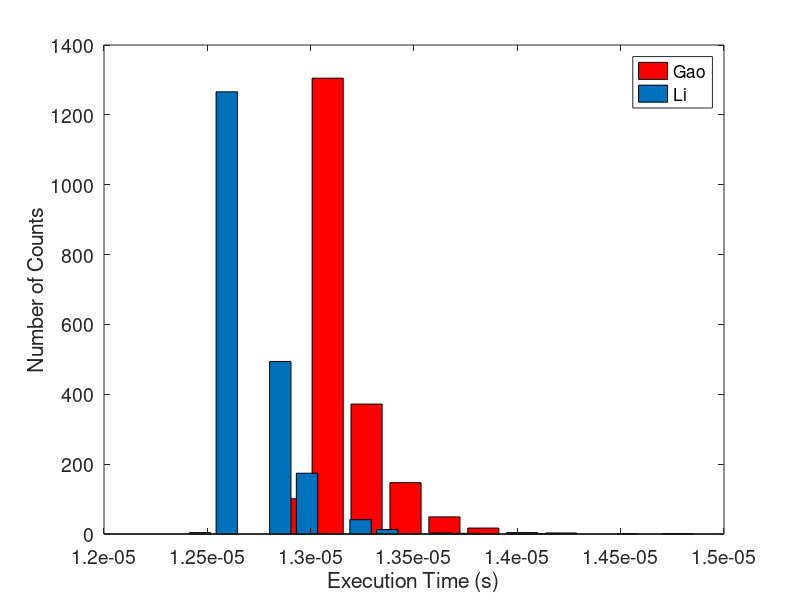
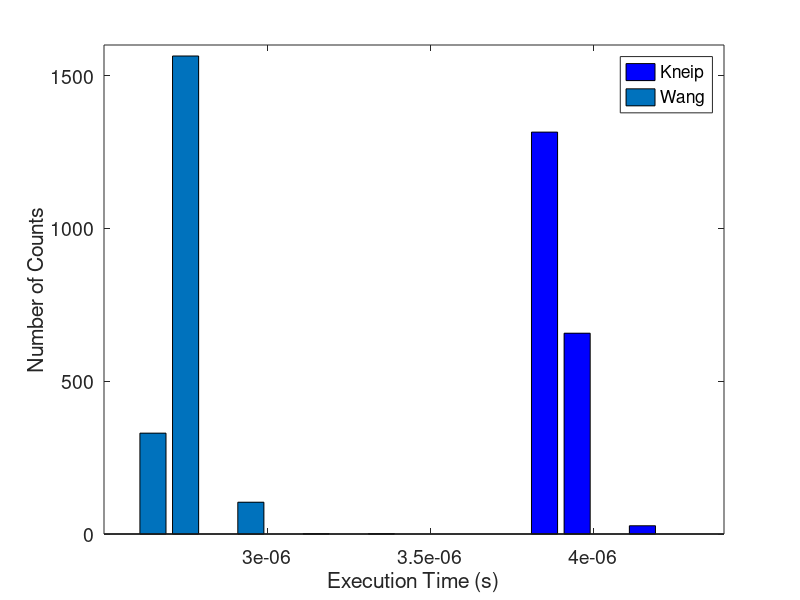

Source code (MATLAB) for these figures, in order:
% Author :  Ping Wang                                                        
% Contact:  pingwangsky@gmail.com  or  randolphingwp@163.com 
% This programe is implemented in matlab 2016A
% License:  Copyright (c) 2016 Ping Wang, NUAA, All rights reserved       
% Address:  Nanjing University of Aeronautics and Astronautics              
% My site:  http://pingwang.sxl.cn/  

clear;
clc;
close all;
addpath C++data;

Kneip=load('Kneip.txt');
Gao=load('Gao.txt');
Li=load('Li.txt');
Wang_EP3P =load('Wang_EP3P.txt');

name1={'Gao','Li'};
name2={'Kneip','Wang'};

figure(1);
set(gcf, 'position', [100 200 500 500]);
box on;
[x1,y1]=hist(Gao,17);
[x2,y2]=hist(Li,17);
bar(y1,x1,'r');
hold on;
bar(y2,x2);
colormap([0,0.7,0]);
set(gca,'FontSize',14);
xlabel('Execution Time (s)');
ylabel('Number of Counts');
axis([1.2e-5,1.5e-5,0,1400]);
legend(name1);

figure(2);
set(gcf, 'position', [700 200 500 500]);
box on;
[x3,y3]=hist(Kneip,8);
[x4,y4]=hist(Wang_EP3P,8);
bar(y3,x3,'b');
hold on;
bar(y4,x4);
colormap([1,0.5,0.1]);
set(gca,'FontSize',14);
xlabel('Execution Time (s)');
ylabel('Number of Counts');
axis([2.5e-6,4.4e-6,0,1600]);
legend(name2);
